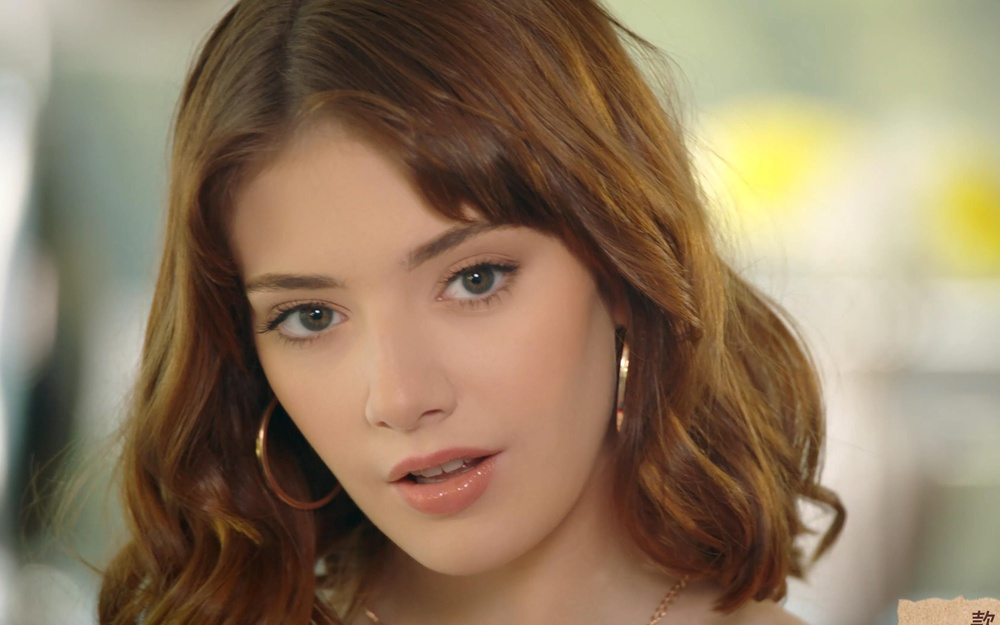
//> input picture ch7/lena.jpg, 1000 x 625 px, shrunk from 3313 x 2070 before the run
$ ./orb_cv lena.jpg 1.png   (built with g++ and OpenCV 4)
//> lines starting //> are read from the running program, lines starting //| are printed output that depends on the picture
#include <iostream>
#include <opencv2/core/core.hpp>
#include <opencv2/features2d/features2d.hpp>
#include <opencv2/highgui/highgui.hpp>
#include <chrono>

using namespace std;
using namespace cv;

int main(int argc,char **argv)
{
    if(argc !=3)
    {
        cout << "usage: feature_extraction img1 img2" << endl;
        return 1;
    }

    Mat img_1 = imread(argv[1],CV_LOAD_IMAGE_COLOR);
//> img_1 is the input picture: 625 rows x 1000 cols, CV_8UC3; mean B, G, R 95.8, 121.6, 142.4
    Mat img_2 = imread(argv[2],CV_LOAD_IMAGE_COLOR);
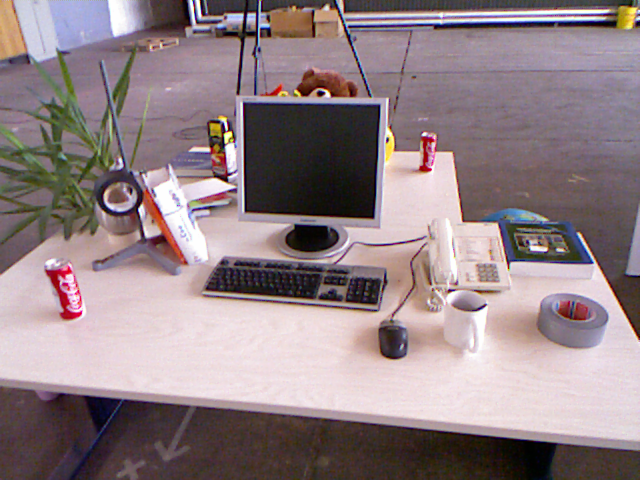
//> input picture ch7/1.png, 640 x 480 px
//> img_2 is the input picture: 480 rows x 640 cols, CV_8UC3; mean B, G, R 133.9, 129.9, 146.3
    assert(img_1.data != nullptr && img_2.data != nullptr);

    std::vector<KeyPoint> keypoints_1,keypoints_2;
    Mat descriptors_1,descriptors_2;
    Ptr<FeatureDetector> detector = ORB::create();
    Ptr<DescriptorExtractor> descriptor = ORB::create();
    Ptr<DescriptorMatcher> matcher = DescriptorMatcher::create("BruteForce-Hamming");

    chrono::steady_clock::time_point t1 = chrono::steady_clock::now();
    detector->detect(img_1,keypoints_1);
//> keypoints_1 = 500 keypoints; strongest (x, y, size): (476, 275, 31), (317, 311, 31), (475, 275, 37.2), (623, 359, 37.2)
    detector->detect(img_2,keypoints_2);
//> keypoints_2 = 500 keypoints; strongest (x, y, size): (323, 93, 31), (322, 92, 37.2), (230, 132, 31), (226, 128, 31)

    descriptor->compute(img_1,keypoints_1,descriptors_1);
    descriptor->compute(img_2,keypoints_2,descriptors_2);
    chrono::steady_clock::time_point t2 = chrono::steady_clock::now();
    chrono::duration<double> time_used = chrono::duration_cast<chrono::duration<double>>(t2 - t1);
    cout << "extract ORB cost = " << time_used.count() << " seconds." << endl;

    Mat outimg1;
    drawKeypoints(img_1,keypoints_1,outimg1,Scalar::all(-1),DrawMatchesFlags::DEFAULT);
    imshow("ORB features", outimg1);
    waitKey();

    vector<DMatch> matches;
    t1 = chrono::steady_clock::now();
    matcher->match(descriptors_1,descriptors_2,matches);
//> matches = 500 matches
    t2 = chrono::steady_clock::now();
    time_used = chrono::duration_cast<chrono::duration<double>>(t2 -t1);
    cout << "match ORB cost = " << time_used.count() << " secnonds." << endl;

    auto min_max = minmax_element(matches.begin(),matches.end(),
        [] (const DMatch &m1,const DMatch &m2) {return m1.distance < m2.distance;});
    double min_dist = min_max.first->distance;
//> min_dist = 30
    double max_dist = min_max.second->distance;
//> max_dist = 89

    cout << "-- Max dist:" << max_dist << endl;
//| -- Max dist:89
    cout << "-- Min dist " << min_dist << endl;
//| -- Min dist 30

    std::vector<DMatch> good_matches;
    for (int i = 0; i < descriptors_1.rows; i++)
    {
        if (matches[i].distance <= max(2 * min_dist,30.0))
        {
            good_matches.push_back(matches[i]);
        }

    }
//> after the loop, good_matches = 217 matches

    Mat img_match;
    Mat img_goodmatch;
    drawMatches(img_1,keypoints_1,img_2,keypoints_2,matches,img_match);
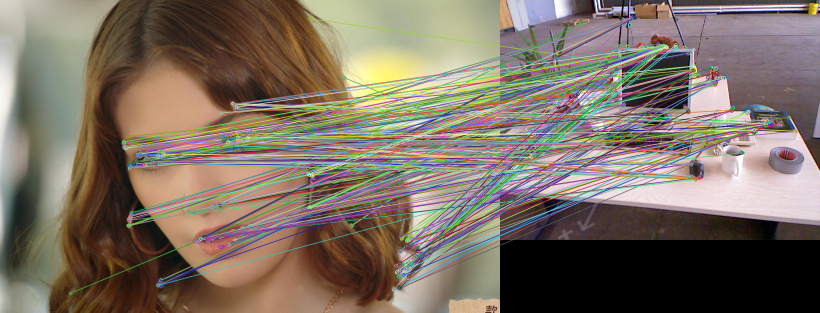
//> img_match: 625 rows x 1640 cols, CV_8UC3 (shown at 1/2 size); mean B, G, R 99.5, 112.1, 124.5
    drawMatches(img_1,keypoints_1,img_2,keypoints_2,good_matches,img_goodmatch);
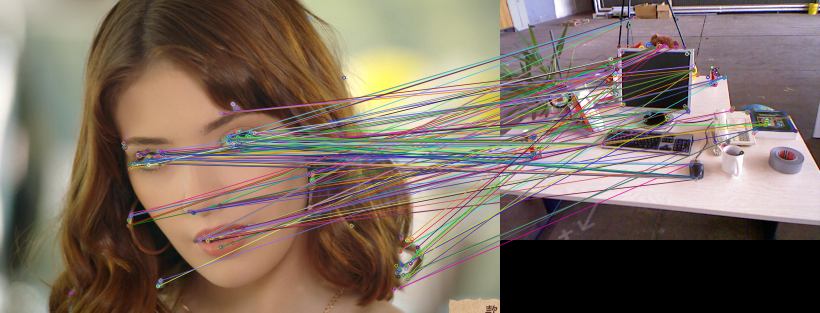
//> img_goodmatch: 625 rows x 1640 cols, CV_8UC3 (shown at 1/2 size); mean B, G, R 98.4, 109.5, 125.1
    imshow("all matches",img_match);
    imshow("good matches",img_goodmatch);
    waitKey(0);

    return 0;

}
